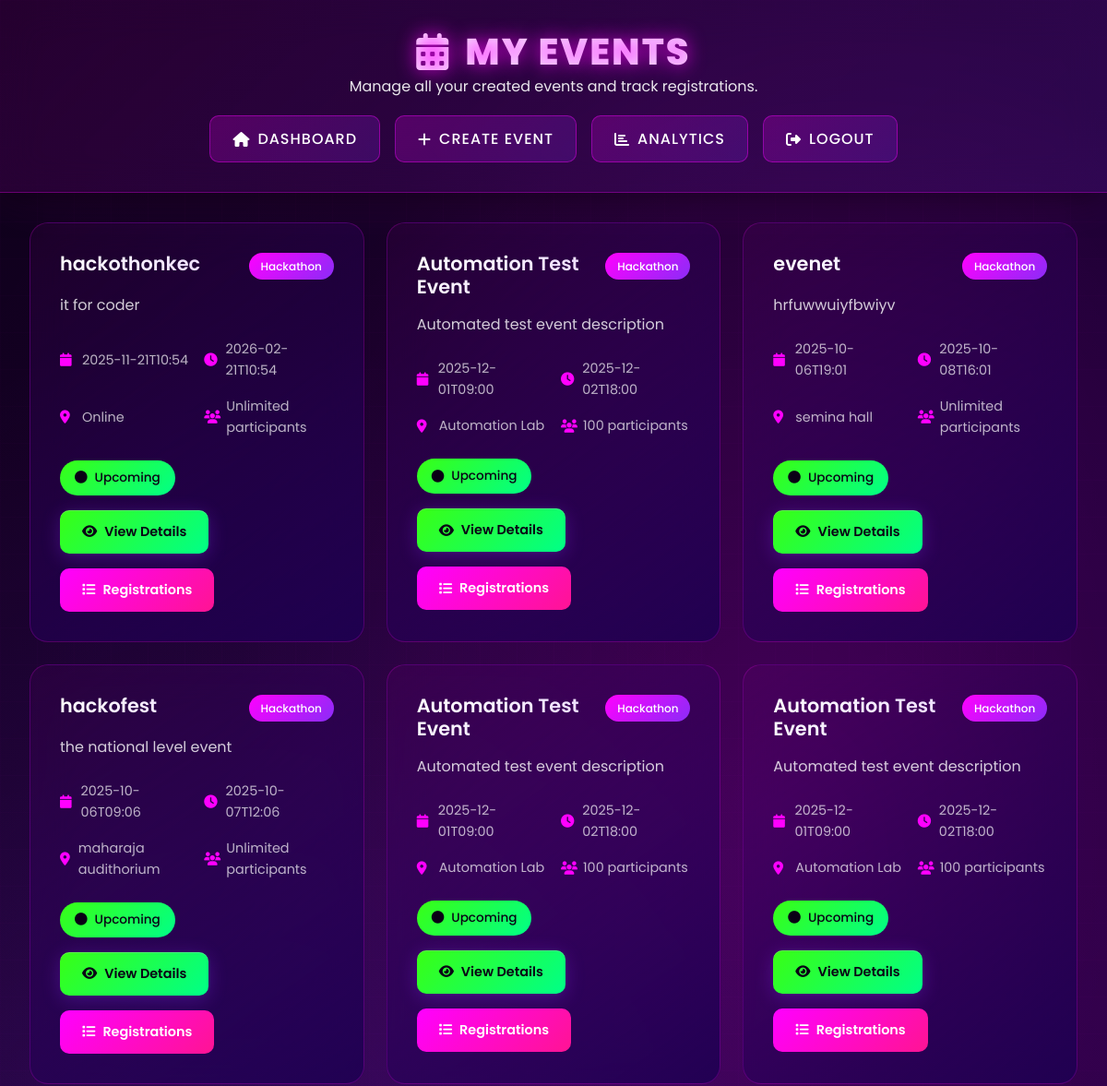
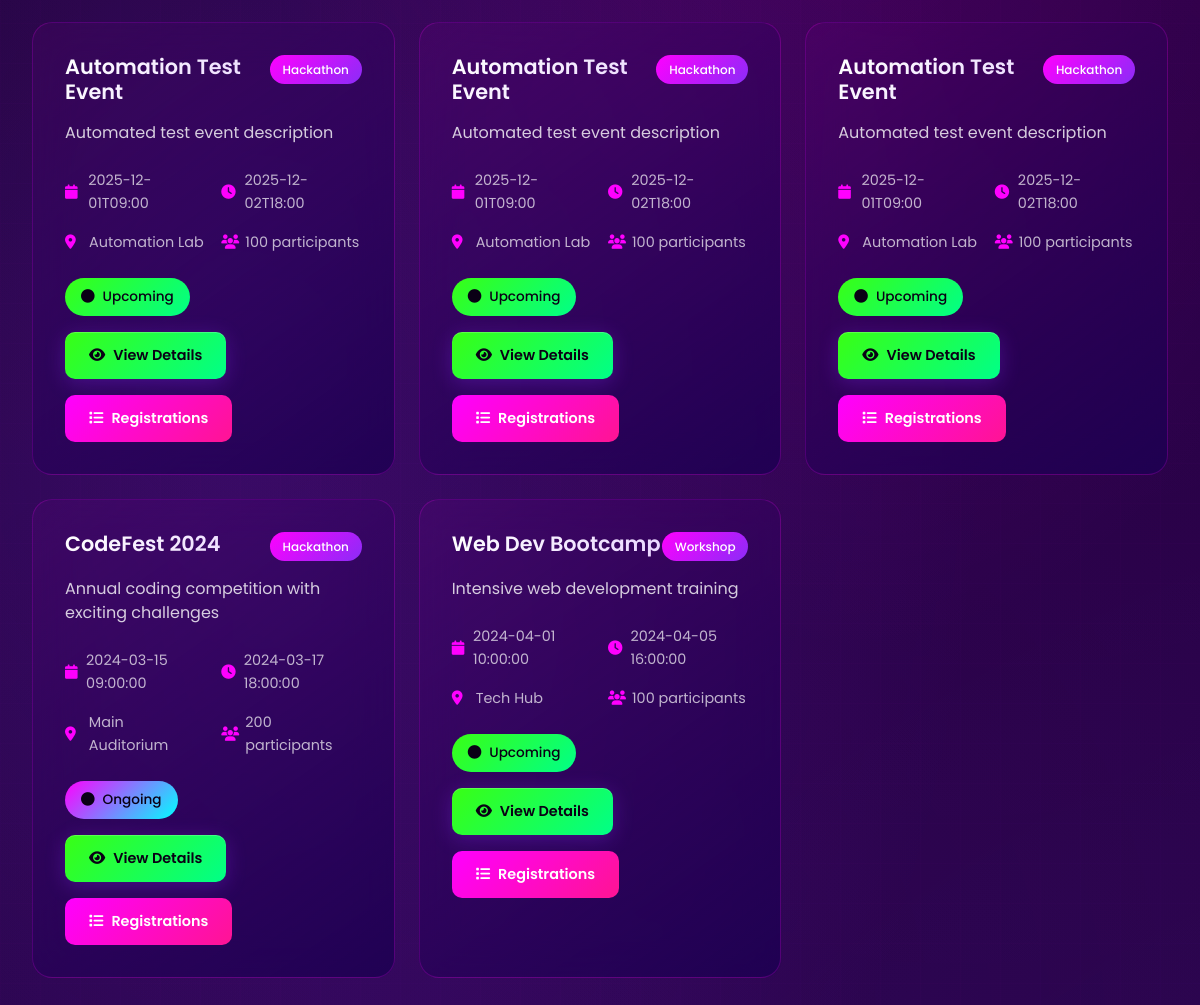
The page /event_manager/events (signed in) on the database its author committed (2 pictures, top to bottom).
### tables this page shows
CREATE TABLE events (
            id INTEGER PRIMARY KEY AUTOINCREMENT,
            title TEXT NOT NULL,
            description TEXT NOT NULL,
            event_type TEXT NOT NULL CHECK(event_type IN ('hackathon', 'competition', 'workshop', 'seminar', 'project', 'other')),
            event_code TEXT UNIQUE NOT NULL,
            manager_id INTEGER NOT NULL,
            start_date TIMESTAMP NOT NULL,
            end_date TIMESTAMP NOT NULL,
            registration_deadline TIMESTAMP NOT NULL,
            venue TEXT,
            max_participants INTEGER,
            max_team_size INTEGER DEFAULT 5,
            min_team_size INTEGER DEFAULT 1,
            is_team_event BOOLEAN DEFAULT 1,
            status TEXT DEFAULT 'upcoming' CHECK(status IN ('draft', 'upcoming', 'ongoing', 'completed', 'cancelled')),
            banner_image TEXT,
            resources_link TEXT,
            prize_pool TEXT,
            created_at TIMESTAMP DEFAULT CURRENT_TIMESTAMP,
            updated_at TIMESTAMP DEFAULT CURRENT_TIMESTAMP, requires_abstract BOOLEAN DEFAULT 0, location TEXT, created_by INTEGER, team_size INTEGER DEFAULT 1, requires_approval BOOLEAN DEFAULT 1, category TEXT, image_url TEXT, external_link TEXT, is_active BOOLEAN DEFAULT 1, abstract_required BOOLEAN DEFAULT 0, abstract_deadline TIMESTAMP, max_abstract_length INTEGER DEFAULT 500, join_policy TEXT NOT NULL DEFAULT 'open',
            FOREIGN KEY (manager_id) REFERENCES users(id) ON DELETE CASCADE
        );

### blueprints/event_manager.py (the view)
@event_manager_bp.route('/events')
@login_required
def events():
    if current_user.role != 'event_manager':
        flash('Unauthorized access.', 'danger')
        return redirect(url_for('main.dashboard'))
    conn = get_db_connection()
    manager_events = conn.execute(
        "SELECT * FROM events WHERE manager_id = ? ORDER BY created_at DESC",
        (current_user.id,)
    ).fetchall()
    conn.close()
    return render_template('manager_events.html', user=current_user, events=manager_events)

### app.py (called while the page is built)
@login_manager.user_loader
def load_user(user_id):
    return User.get(user_id)

### models.py (called while the page is built)
def get_db_connection():
    try:
        conn = sqlite3.connect('database.db')
        conn.row_factory = sqlite3.Row
        conn.execute("PRAGMA foreign_keys = ON")
        return conn
    except sqlite3.Error as e:
        print(f"Database connection error: {e}")
        raise

    @property
    def is_authenticated(self):
        return True

    @staticmethod
    def get(user_id):
        conn = get_db_connection()
        user = conn.execute("SELECT * FROM users WHERE id = ?", (user_id,)).fetchone()
        conn.close()
        if not user:
            return None
        return User(
            id=user['id'],
            username=user['username'],
            email=user['email'],
            password=user['password'],
            role=user['role'],
            is_verified=user['is_verified'],
            otp=user['otp'],
            last_login=user['last_login'] if 'last_login' in user.keys() else None,
            profile_picture=user['profile_picture'] if 'profile_picture' in user.keys() else None,
            full_name=user['full_name'] if 'full_name' in user.keys() else None
        )

### templates/manager_events.html (shortened to what this page needs)
<!DOCTYPE html>
<html lang="en">
<head>
  <link href="https://cdnjs.cloudflare.com/ajax/libs/font-awesome/6.4.0/css/all.min.css" rel="stylesheet">
  <link href="{{ url_for('static', filename='futuristic-violet.css') }}" rel="stylesheet">
</head>
<body>
  <header class="page-header" role="banner">
    <h1><i class="fas fa-calendar-alt"></i> My Events</h1>
    <p style="color: rgba(255, 255, 255, 0.9); margin-bottom: 1rem;">Manage all your created events and track registrations.</p>
    <nav class="nav" role="navigation" aria-label="Event Manager Navigation">
      <a href="{{ url_for('main.dashboard') }}"><i class="fas fa-home"></i> Dashboard</a>
      <a href="{{ url_for('event_manager.create_event') }}"><i class="fas fa-plus"></i> Create Event</a>
      <a href="{{ url_for('event_manager.analytics') }}"><i class="fas fa-chart-bar"></i> Analytics</a>
      <a href="{{ url_for('auth.logout') }}"><i class="fas fa-sign-out-alt"></i> Logout</a>
    </nav>
  </header>
  <main class="content-wrapper">
    {% if events %}
      <div class="events-grid">
        {% for event in events %}
          <div class="event-card">
            <div class="event-header">
              <h3 class="event-title">{{ event.title }}</h3>
              <span class="event-type">{{ event.event_type|title }}</span>
            </div>
            <p class="event-description">{{ event.description|truncate(150) }}</p>
            <div class="event-details">
              <div class="detail-item">
                <i class="fas fa-calendar"></i>
                <span>{{ event.start_date }}</span>
              </div>
              <div class="detail-item">
                <i class="fas fa-clock"></i>
                <span>{{ event.end_date }}</span>
              </div>
              <div class="detail-item">
                <i class="fas fa-map-marker-alt"></i>
                <span>{{ event.venue or 'Online' }}</span>
              </div>
              <div class="detail-item">
                <i class="fas fa-users"></i>
                <span>{{ event.max_participants or 'Unlimited' }} participants</span>
              </div>
            </div>
            <div class="event-status status-{{ event.status }}">
              <i class="fas fa-circle"></i>
              {{ event.status|title }}
            </div>
            <div class="event-actions">
              <a href="{{ url_for('event_manager.event_registrations', event_id=event.id) }}" class="btn-primary">
                <i class="fas fa-eye"></i> View Details
              </a>
              <a href="{{ url_for('event_manager.event_registrations', event_id=event.id) }}" class="btn-secondary">
                <i class="fas fa-list"></i> Registrations
              </a>
            </div>
          </div>
        {% endfor %}
      </div>
    {% endif %}
  </main>
</body>
</html>

### static/futuristic-violet.css (style rules this page uses)
:root { --violet-950: #0a0015; --violet-900: #1a0033; --violet-850: #240042; --violet-800: #2d0052; --violet-700: #3d0066; --violet-600: #5200a3; --violet-500: #6b00d4; --violet-400: #8b2cf7; --violet-300: #a855f7; --violet-200: #c084fc; --violet-100: #e9d5ff; --violet-50: #faf5ff; --neon-cyan: #00ffff; --neon-cyan-dark: #00cccc; --neon-magenta: #ff00ff; --neon-magenta-dark: #cc00cc; --neon-yellow: #ffff00; --neon-yellow-dark: #cccc00; --neon-pink: #ff1493; --neon-blue: #00bfff; --neon-green: #39ff14; --glow-violet: rgba(139, 44, 247, 0.6); --glow-cyan: rgba(0, 255, 255, 0.5); --glow-magenta: rgba(255, 0, 255, 0.5); --glow-pink: rgba(255, 20, 147, 0.5); --glow-white: rgba(255, 255, 255, 0.3); --bg-primary: linear-gradient(135deg, #0a0015 0%, #1a0033 50%, #240042 100%); --bg-secondary: linear-gradient(135deg, #240042 0%, #2d0052 100%); --bg-card: linear-gradient(145deg, rgba(29, 0, 82, 0.9), rgba(36, 0, 66, 0.95)); --bg-hover: linear-gradient(145deg, rgba(82, 0, 163, 0.2), rgba(139, 44, 247, 0.1)); --text-primary: #ffffff; --text-secondary: #e9d5ff; --text-muted: #c084fc; --text-accent: var(--neon-cyan); --shadow-glow: 0 0 20px var(--glow-violet); --shadow-neon: 0 0 30px var(--glow-cyan); --shadow-card: 0 8px 32px rgba(0, 0, 0, 0.4), 0 0 80px rgba(139, 44, 247, 0.1); --shadow-hover: 0 12px 48px rgba(0, 0, 0, 0.5), 0 0 120px rgba(139, 44, 247, 0.3); --font-display: 'Poppins', sans-serif; --font-body: 'Inter', sans-serif; --font-accent: 'Montserrat', sans-serif; --radius-sm: 8px; --radius-md: 12px; --radius-lg: 16px; --radius-xl: 24px; --radius-2xl: 32px; --radius-full: 9999px; --transition-fast: all 0.2s cubic-bezier(0.4, 0, 0.2, 1); --transition-base: all 0.3s cubic-bezier(0.4, 0, 0.2, 1); --transition-slow: all 0.5s cubic-bezier(0.4, 0, 0.2, 1); }
* { margin: 0; padding: 0; box-sizing: border-box; }
html { scroll-behavior: smooth; font-size: 16px; }
body { font-family: var(--font-body); color: var(--text-primary); line-height: 1.6; background: var(--bg-primary); min-height: 100vh; overflow-x: hidden; position: relative; }
body::before { content: ''; position: fixed; top: 0; left: 0; right: 0; bottom: 0; background-image: radial-gradient(circle at 20% 50%, rgba(139, 44, 247, 0.1) 0%, transparent 50%), radial-gradient(circle at 80% 80%, rgba(0, 255, 255, 0.05) 0%, transparent 50%), radial-gradient(circle at 40% 20%, rgba(255, 0, 255, 0.05) 0%, transparent 50%); animation: gradient-shift 15s ease infinite; background-size: 200% 200%; pointer-events: none; z-index: 1; }
h1, h2, h3, h4, h5, h6 { font-family: var(--font-display); font-weight: 700; line-height: 1.2; margin-bottom: 1rem; background: linear-gradient(135deg, #ffffff, #e9d5ff); -webkit-background-clip: text; -webkit-text-fill-color: transparent; background-clip: text; }
h1 { font-size: 3rem; font-weight: 800; text-transform: uppercase; letter-spacing: 2px; text-shadow: 0 0 40px var(--glow-violet); margin-bottom: 2rem; }
h3 { font-size: 1.75rem; font-weight: 600; }
p { color: var(--text-secondary); line-height: 1.8; margin-bottom: 1rem; }
a { color: var(--neon-cyan); text-decoration: none; transition: var(--transition-base); }
.btn-primary, button[type="submit"] { background: linear-gradient(135deg, var(--violet-500), var(--violet-600)); color: white; border-color: var(--violet-400); box-shadow: 0 4px 20px rgba(139, 44, 247, 0.3), inset 0 1px 0 rgba(255, 255, 255, 0.2); }
.btn-secondary { background: rgba(255, 255, 255, 0.05); color: var(--text-primary); border: 1px solid rgba(255, 255, 255, 0.2); backdrop-filter: blur(10px); }
.nav { display: flex; gap: 2rem; list-style: none; justify-content: center; flex-wrap: wrap; }
.nav a { color: var(--text-secondary); font-weight: 500; text-transform: uppercase; letter-spacing: 1px; padding: 0.5rem 1rem; border-radius: var(--radius-md); transition: var(--transition-base); position: relative; }
.nav a::after { content: ''; position: absolute; bottom: -2px; left: 50%; width: 0; height: 2px; background: linear-gradient(90deg, var(--neon-cyan), var(--violet-400)); transform: translateX(-50%); transition: width 0.3s ease; }

### rows shown on the page
events: title "hackothonkec", event_type "Hackathon", description "it for coder", start_date "2025-11-21T10:54", end_date "2026-02-21T10:54", venue "Online", max_participants "Unlimited", status "Upcoming"
events: title "Automation Test Event", event_type "Hackathon", description "Automated test event description", start_date "2025-12-01T09:00", end_date "2025-12-02T18:00", venue "Automation Lab", max_participants "100", status "Upcoming"
events: title "evenet", event_type "Hackathon", description "hrfuwwuiyfbwiyv", start_date "2025-10-06T19:01", end_date "2025-10-08T16:01", venue "semina hall", max_participants "Unlimited", status "Upcoming"
events: title "hackofest", event_type "Hackathon", description "the national level event", start_date "2025-10-06T09:06", end_date "2025-10-07T12:06", venue "maharaja audithorium", max_participants "Unlimited", status "Upcoming"
events: title "Automation Test Event", event_type "Hackathon", description "Automated test event description", start_date "2025-12-01T09:00", end_date "2025-12-02T18:00", venue "Automation Lab", max_participants "100", status "Upcoming"
events: title "Automation Test Event", event_type "Hackathon", description "Automated test event description", start_date "2025-12-01T09:00", end_date "2025-12-02T18:00", venue "Automation Lab", max_participants "100", status "Upcoming"
events: title "Automation Test Event", event_type "Hackathon", description "Automated test event description", start_date "2025-12-01T09:00", end_date "2025-12-02T18:00", venue "Automation Lab", max_participants "100", status "Upcoming"
events: title "Automation Test Event", event_type "Hackathon", description "Automated test event description", start_date "2025-12-01T09:00", end_date "2025-12-02T18:00", venue "Automation Lab", max_participants "100", status "Upcoming"
events: title "Automation Test Event", event_type "Hackathon", description "Automated test event description", start_date "2025-12-01T09:00", end_date "2025-12-02T18:00", venue "Automation Lab", max_participants "100", status "Upcoming"
events: title "CodeFest 2024", event_type "Hackathon", description "Annual coding competition with exciting challenges", start_date "2024-03-15 09:00:00", end_date "2024-03-17 18:00:00", venue "Main Auditorium", max_participants "200", status "Ongoing"
events: title "Web Dev Bootcamp", event_type "Workshop", description "Intensive web development training", start_date "2024-04-01 10:00:00", end_date "2024-04-05 16:00:00", venue "Tech Hub", max_participants "100", status "Upcoming"
